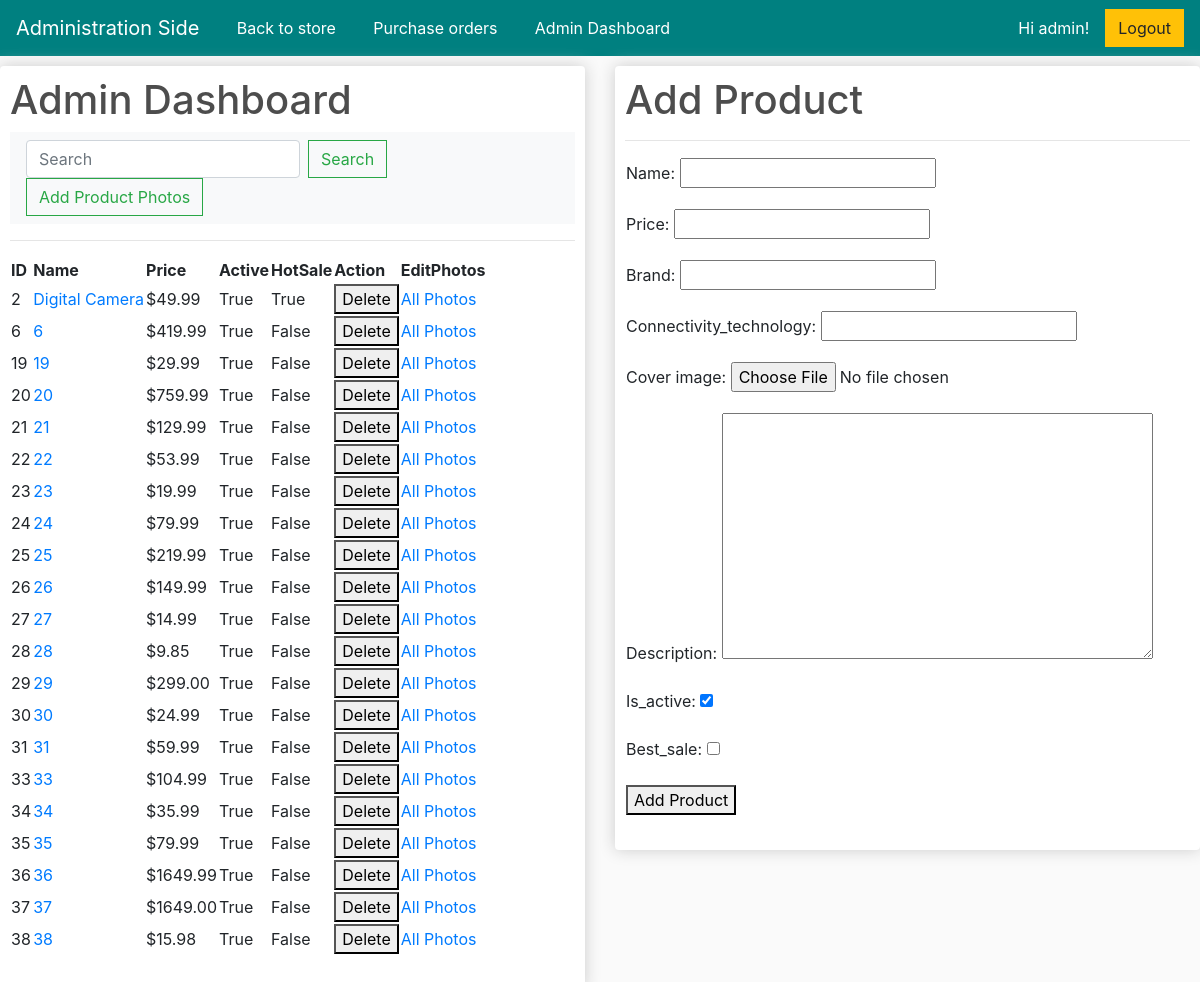
The page /adminDashboard/ (signed in) on the database as committed earlier.
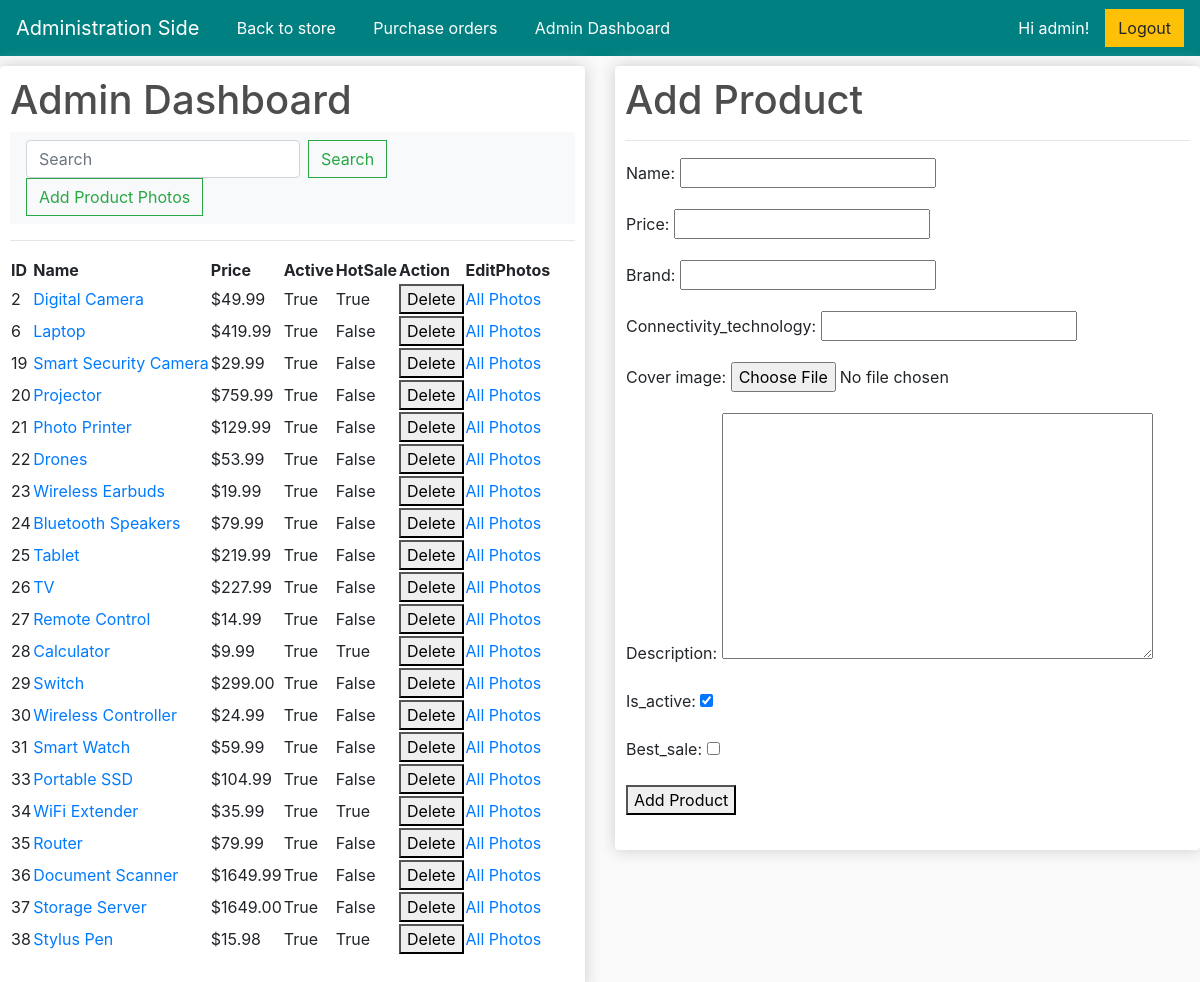
The same page on the database as committed later.
### store/models.py (models this page shows, shortened)
class Product(models.Model):
    name = models.CharField(max_length=200, null=True, verbose_name=_('name'))
    price = models.DecimalField(max_digits=10, decimal_places=2, verbose_name=_('price'))
    brand = models.CharField(max_length=16, null=True, verbose_name=_('brand'))
    connectivity_technology = models.CharField(max_length=32, null=True, verbose_name=_('connectivity_technology'))
    digital = models.BooleanField(default=False, null=True, blank=False)
    cover_image = models.ImageField(null=True, blank=True)
    description = models.TextField(null=True, verbose_name=_('description'))
    is_active = models.BooleanField(default=True, verbose_name=_('is_active'))
    best_sale = models.BooleanField(default=False, verbose_name=_('best_sale'))

### store/views.py (the view, shortened to what this page needs)
# urls.py: path('adminDashboard/', views.adminDashboard, name="adminDashboard"),
@login_required(login_url="/adminLogin/")
def adminDashboard(request):
     products = Product.objects.all()
     if 'q' in request.GET:
          q = request.GET['q']
          products = Product.objects.filter(Q(name__icontains=q) | Q(id__icontains=q))
     else:
          products = Product.objects.all()
     form = ProductForm()
     if request.user.is_staff:
          return render(request, 'adminDashboard.html', {'products': products, 'form': form})
     else:
          return render(request, 'adminLogin.html', locals())

### store/forms.py
class ProductForm(forms.ModelForm):
    class Meta:
        model = Product
        fields = ['name','name_en','name_zh_hant','price','brand','connectivity_technology','cover_image','description','description_en','description_zh_hant','is_active','best_sale']

### store/templates/adminDashboard.html (shortened to what the changed rows need)
<!DOCTYPE html>
{% load static %}
{% load i18n %}
<html lang="en">
<head>
	<link rel="stylesheet" href="https://stackpath.bootstrapcdn.com/bootstrap/4.4.1/css/bootstrap.min.css">
	<link rel="stylesheet" type="text/css" href="{% static 'css/main.css' %}">
</head>
<body>
    <div class="row">
        <div class="col-lg-6">
            <div class="box-element">
                <h1>{% trans 'Admin Dashboard' %}</h1>
                <table>
                    <tr>
                        <th>{% trans 'ID' %}</th>
                        <th>{% trans 'Name' %}</th>
                        <th>{% trans 'Price' %}</th>
                        <th>{% trans 'Active' %}</th>
                        <th>{% trans 'HotSale' %}</th>
                        <th>{% trans 'Action' %}</th>
                        <th>{% trans 'EditPhotos' %}</th>
                    </tr>
                    {% for product in products %}
                    <tr>
                        <td>{{ product.id }}</td>
                        <td><a aria-current="page" href="{% url 'product_edit' product.id%}">{{ product.name }}</a></td>
                        <td>${{ product.price }}</td>
                        <td>{{ product.is_active }}</td>
                        <td>{{ product.best_sale }}</td>
                        <td>
                            <form method="post">
                                <button type="submit" name="action" value="delete">{% trans 'Delete' %}</button>
                            </form>
                        </td>
                        <td><a aria-current="page" href="{% url 'product_images' product.id %}">All Photos</a></td>
                    </tr>
                    {% endfor %}
                </table>
                <br>
            </div>
        </div>
        <div class="col-lg-6">
            <div class="box-element">
                <h1>{% trans 'Add Product' %}</h1>
                <br>
            </div>
        </div>
    </div>
</body>
</html>

Rows that differ between the two databases and show on the page:
changed Product id 6: name "6" → "Laptop"
changed Product id 19: name "19" → "Smart Security Camera"
changed Product id 20: name "20" → "Projector"
changed Product id 21: name "21" → "Photo Printer"
changed Product id 22: name "22" → "Drones"
changed Product id 23: name "23" → "Wireless Earbuds"
changed Product id 24: name "24" → "Bluetooth Speakers"
changed Product id 25: name "25" → "Tablet"
changed Product id 26: name "26" → "TV"; price "149.99" → "227.99"
changed Product id 27: name "27" → "Remote Control"
changed Product id 28: name "28" → "Calculator"; price "9.85" → "9.99"; best_sale "False" → "True"
changed Product id 29: name "29" → "Switch"
changed Product id 30: name "30" → "Wireless Controller"
changed Product id 31: name "31" → "Smart Watch"
changed Product id 33: name "33" → "Portable SSD"
changed Product id 34: name "34" → "WiFi Extender"; best_sale "False" → "True"
changed Product id 35: name "35" → "Router"
changed Product id 36: name "36" → "Document Scanner"
changed Product id 37: name "37" → "Storage Server"
changed Product id 38: name "38" → "Stylus Pen"; best_sale "False" → "True"
